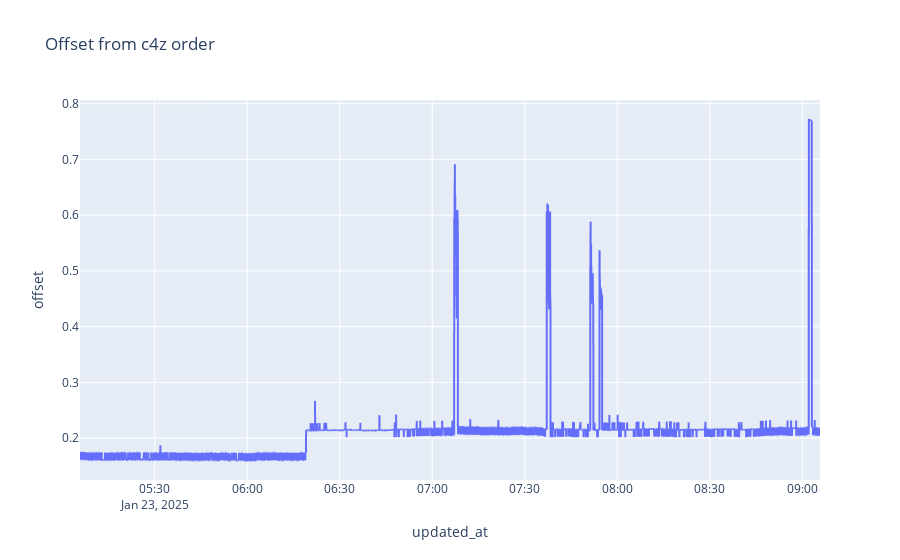

Notebook cell for this chart:
### Code cell
import plotly.express as px

# Create a sample DataFrame

# Create a line plot from the DataFrame
fig = px.line(df_transformed, x='updated_at', y='offset', title='Offset from c4z order')

# Show the plot
fig.show()

### Figure 1 — Plotly figure (JSON) as saved in the notebook; plotly's stock layout.template omitted (floating-point values rounded to 4 significant figures; data arrays with more than 128 entries replaced by an {"elided": "..."} marker saying what was removed)
{"data": [{"hovertemplate": "updated_at=%{x}<br>offset=%{y}<extra></extra>", "legendgroup": "", "line": {"color": "#636efa", "dash": "solid"}, "marker": {"symbol": "circle"}, "mode": "lines", "name": "", "showlegend": false, "type": "scattergl", "x": {"elided": "7549 str values"}, "xaxis": "x", "y": {"elided": "7549 float values"}, "yaxis": "y"}], "layout": {"legend": {"tracegroupgap": 0}, "title": {"text": "Offset from c4z order"}, "xaxis": {"anchor": "y", "domain": [0, 1], "title": {"text": "updated_at"}}, "yaxis": {"anchor": "x", "domain": [0, 1], "title": {"text": "offset"}}}}
